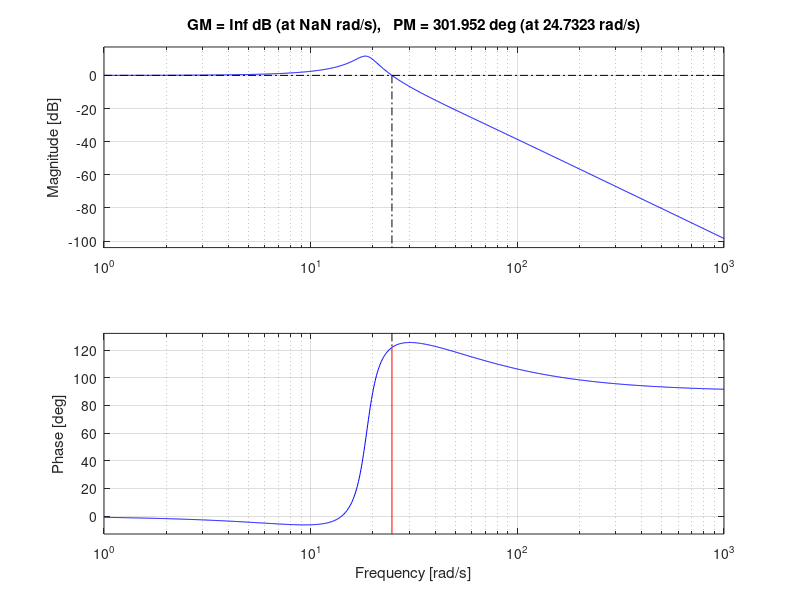

Source code (MATLAB): (Note: this script raises an error after producing the figure.)
s=tf('s');
Gscl= 12000/(s^3+30*s^2+200*s+12000); %% closed-loop TF
Gs = 12000/(s^3+30*s^2+200*s); %% open-loop TF

figure(1)
margin(Gscl)

[Gm,Pm,Wcg,Wcp] = margin(Gscl); %% current Margins
phi = 30-Pm+5; %% angle of compensation
alpha = ((1+sind(phi))/(1-sind(phi)));

M = 20*log10(1/sqrt(alpha)); 
[mag,phase,wout] = bode(Gscl);
mag = squeeze(mag);
phase = squeeze(phase);
wm = interp1(20*log10(mag), wout, M); %% corner frequency 

T_lead = 1/(wm*sqrt(alpha));

Gcs = (T_lead*alpha*s+1)/(T_lead*s+1); %% lead compensator

GG = feedback(0.76*Gcs*Gs,1); %% new closed-loop TF with compensator

bw = bandwidth(GG) % bandwidth

figure(2)
margin(GG)

figure(3)
step(GG)

stepinfo(GG)

bw = bandwidth(GG)% bandwidth